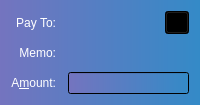
  <widget class="QFrame" name="SendCoins_UnauthenticatedPaymentRequest">
   <property name="palette">
    <palette>
     <active>
      <colorrole role="WindowText">
       <brush brushstyle="SolidPattern">
        <color alpha="255">
         <red>0</red>
         <green>0</green>
         <blue>0</blue>
        </color>
       </brush>
      </colorrole>
      <colorrole role="Button">
       <brush brushstyle="LinearGradientPattern">
        <gradient startx="0.000000000000000" starty="0.000000000000000" endx="1.000000000000000" endy="0.000000000000000" type="LinearGradient" spread="PadSpread" coordinatemode="ObjectBoundingMode">
         <gradientstop position="0.000000000000000">
          <color alpha="255">
           <red>116</red>
           <green>116</green>
           <blue>191</blue>
          </color>
         </gradientstop>
         <gradientstop position="1.000000000000000">
          <color alpha="255">
           <red>52</red>
           <green>138</green>
           <blue>199</blue>
          </color>
         </gradientstop>
        </gradient>
       </brush>
      </colorrole>
      <colorrole role="Light">
       <brush brushstyle="SolidPattern">
        <color alpha="255">
         <red>255</red>
         <green>255</green>
         <blue>255</blue>
        </color>
       </brush>
      </colorrole>
      <colorrole role="Midlight">
       <brush brushstyle="SolidPattern">
        <color alpha="255">
         <red>255</red>
         <green>255</green>
         <blue>191</blue>
        </color>
       </brush>
      </colorrole>
      <colorrole role="Dark">
       <brush brushstyle="SolidPattern">
        <color alpha="255">
         <red>127</red>
         <green>127</green>
         <blue>63</blue>
        </color>
       </brush>
      </colorrole>
      <colorrole role="Mid">
       <brush brushstyle="SolidPattern">
        <color alpha="255">
         <red>170</red>
         <green>170</green>
         <blue>84</blue>
        </color>
       </brush>
      </colorrole>
      <colorrole role="Text">
       <brush brushstyle="SolidPattern">
        <color alpha="255">
         <red>0</red>
         <green>0</green>
         <blue>0</blue>
        </color>
       </brush>
      </colorrole>
      <colorrole role="BrightText">
       <brush brushstyle="SolidPattern">
        <color alpha="255">
         <red>255</red>
         <green>255</green>
         <blue>255</blue>
        </color>
       </brush>
      </colorrole>
      <colorrole role="ButtonText">
       <brush brushstyle="SolidPattern">
        <color alpha="255">
         <red>0</red>
         <green>0</green>
         <blue>0</blue>
        </color>
       </brush>
      </colorrole>
      <colorrole role="Base">
       <brush brushstyle="LinearGradientPattern">
        <gradient startx="0.000000000000000" starty="0.000000000000000" endx="1.000000000000000" endy="0.000000000000000" type="LinearGradient" spread="PadSpread" coordinatemode="ObjectBoundingMode">
         <gradientstop position="0.000000000000000">
          <color alpha="255">
           <red>116</red>
           <green>116</green>
           <blue>191</blue>
          </color>
         </gradientstop>
         <gradientstop position="1.000000000000000">
          <color alpha="255">
           <red>52</red>
           <green>138</green>
           <blue>199</blue>
          </color>
         </gradientstop>
        </gradient>
       </brush>
      </colorrole>
      <colorrole role="Window">
       <brush brushstyle="LinearGradientPattern">
        <gradient startx="0.000000000000000" starty="0.000000000000000" endx="1.000000000000000" endy="0.000000000000000" type="LinearGradient" spread="PadSpread" coordinatemode="ObjectBoundingMode">
         <gradientstop position="0.000000000000000">
          <color alpha="255">
           <red>116</red>
           <green>116</green>
           <blue>191</blue>
          </color>
         </gradientstop>
         <gradientstop position="1.000000000000000">
          <color alpha="255">
           <red>52</red>
           <green>138</green>
           <blue>199</blue>
          </color>
         </gradientstop>
        </gradient>
       </brush>
      </colorrole>
      <colorrole role="Shadow">
       <brush brushstyle="SolidPattern">
        <color alpha="255">
         <red>0</red>
         <green>0</green>
         <blue>0</blue>
        </color>
       </brush>
      </colorrole>
      <colorrole role="AlternateBase">
       <brush brushstyle="SolidPattern">
        <color alpha="255">
         <red>255</red>
         <green>255</green>
         <blue>191</blue>
        </color>
       </brush>
      </colorrole>
      <colorrole role="ToolTipBase">
       <brush brushstyle="SolidPattern">
        <color alpha="255">
         <red>255</red>
         <green>255</green>
         <blue>220</blue>
        </color>
       </brush>
      </colorrole>
      <colorrole role="ToolTipText">
       <brush brushstyle="SolidPattern">
        <color alpha="255">
         <red>0</red>
         <green>0</green>
         <blue>0</blue>
        </color>
       </brush>
      </colorrole>
      <colorrole role="PlaceholderText">
       <brush brushstyle="NoBrush">
        <color alpha="128">
         <red>0</red>
         <green>0</green>
         <blue>0</blue>
        </color>
       </brush>
      </colorrole>
     </active>
     <inactive>
      <colorrole role="WindowText">
       <brush brushstyle="SolidPattern">
        <color alpha="255">
         <red>0</red>
         <green>0</green>
         <blue>0</blue>
        </color>
       </brush>
      </colorrole>
      <colorrole role="Button">
       <brush brushstyle="LinearGradientPattern">
        <gradient startx="0.000000000000000" starty="0.000000000000000" endx="1.000000000000000" endy="0.000000000000000" type="LinearGradient" spread="PadSpread" coordinatemode="ObjectBoundingMode">
         <gradientstop position="0.000000000000000">
          <color alpha="255">
           <red>116</red>
           <green>116</green>
           <blue>191</blue>
          </color>
         </gradientstop>
         <gradientstop position="1.000000000000000">
          <color alpha="255">
           <red>52</red>
           <green>138</green>
           <blue>199</blue>
          </color>
         </gradientstop>
        </gradient>
       </brush>
      </colorrole>
      <colorrole role="Light">
       <brush brushstyle="SolidPattern">
        <color alpha="255">
         <red>255</red>
         <green>255</green>
         <blue>255</blue>
        </color>
       </brush>
      </colorrole>
      <colorrole role="Midlight">
       <brush brushstyle="SolidPattern">
        <color alpha="255">
         <red>255</red>
         <green>255</green>
         <blue>191</blue>
        </color>
       </brush>
      </colorrole>
      <colorrole role="Dark">
       <brush brushstyle="SolidPattern">
        <color alpha="255">
         <red>127</red>
         <green>127</green>
         <blue>63</blue>
        </color>
       </brush>
      </colorrole>
      <colorrole role="Mid">
       <brush brushstyle="SolidPattern">
        <color alpha="255">
         <red>170</red>
         <green>170</green>
         <blue>84</blue>
        </color>
       </brush>
      </colorrole>
      <colorrole role="Text">
       <brush brushstyle="SolidPattern">
        <color alpha="255">
         <red>0</red>
         <green>0</green>
         <blue>0</blue>
        </color>
       </brush>
      </colorrole>
      <colorrole role="BrightText">
       <brush brushstyle="SolidPattern">
        <color alpha="255">
         <red>255</red>
         <green>255</green>
         <blue>255</blue>
        </color>
       </brush>
      </colorrole>
      <colorrole role="ButtonText">
       <brush brushstyle="SolidPattern">
        <color alpha="255">
         <red>0</red>
         <green>0</green>
         <blue>0</blue>
        </color>
       </brush>
      </colorrole>
      <colorrole role="Base">
       <brush brushstyle="LinearGradientPattern">
        <gradient startx="0.000000000000000" starty="0.000000000000000" endx="1.000000000000000" endy="0.000000000000000" type="LinearGradient" spread="PadSpread" coordinatemode="ObjectBoundingMode">
         <gradientstop position="0.000000000000000">
          <color alpha="255">
           <red>116</red>
           <green>116</green>
           <blue>191</blue>
          </color>
         </gradientstop>
         <gradientstop position="1.000000000000000">
          <color alpha="255">
           <red>52</red>
           <green>138</green>
           <blue>199</blue>
          </color>
         </gradientstop>
        </gradient>
       </brush>
      </colorrole>
      <colorrole role="Window">
       <brush brushstyle="LinearGradientPattern">
        <gradient startx="0.000000000000000" starty="0.000000000000000" endx="1.000000000000000" endy="0.000000000000000" type="LinearGradient" spread="PadSpread" coordinatemode="ObjectBoundingMode">
         <gradientstop position="0.000000000000000">
          <color alpha="255">
           <red>116</red>
           <green>116</green>
           <blue>191</blue>
          </color>
         </gradientstop>
         <gradientstop position="1.000000000000000">
          <color alpha="255">
           <red>52</red>
           <green>138</green>
           <blue>199</blue>
          </color>
         </gradientstop>
        </gradient>
       </brush>
      </colorrole>
      <colorrole role="Shadow">
       <brush brushstyle="SolidPattern">
        <color alpha="255">
         <red>0</red>
         <green>0</green>
         <blue>0</blue>
        </color>
       </brush>
      </colorrole>
      <colorrole role="AlternateBase">
       <brush brushstyle="SolidPattern">
        <color alpha="255">
         <red>255</red>
         <green>255</green>
         <blue>191</blue>
        </color>
       </brush>
      </colorrole>
      <colorrole role="ToolTipBase">
       <brush brushstyle="SolidPattern">
        <color alpha="255">
         <red>255</red>
         <green>255</green>
         <blue>220</blue>
        </color>
       </brush>
      </colorrole>
      <colorrole role="ToolTipText">
       <brush brushstyle="SolidPattern">
        <color alpha="255">
         <red>0</red>
         <green>0</green>
         <blue>0</blue>
        </color>
       </brush>
      </colorrole>
      <colorrole role="PlaceholderText">
       <brush brushstyle="NoBrush">
        <color alpha="128">
         <red>0</red>
         <green>0</green>
         <blue>0</blue>
        </color>
       </brush>
      </colorrole>
     </inactive>
     <disabled>
      <colorrole role="WindowText">
       <brush brushstyle="SolidPattern">
        <color alpha="255">
         <red>127</red>
         <green>127</green>
         <blue>63</blue>
        </color>
       </brush>
      </colorrole>
      <colorrole role="Button">
       <brush brushstyle="LinearGradientPattern">
        <gradient startx="0.000000000000000" starty="0.000000000000000" endx="1.000000000000000" endy="0.000000000000000" type="LinearGradient" spread="PadSpread" coordinatemode="ObjectBoundingMode">
         <gradientstop position="0.000000000000000">
          <color alpha="255">
           <red>116</red>
           <green>116</green>
           <blue>191</blue>
          </color>
         </gradientstop>
         <gradientstop position="1.000000000000000">
          <color alpha="255">
           <red>52</red>
           <green>138</green>
           <blue>199</blue>
          </color>
         </gradientstop>
        </gradient>
       </brush>
      </colorrole>
      <colorrole role="Light">
       <brush brushstyle="SolidPattern">
        <color alpha="255">
         <red>255</red>
         <green>255</green>
         <blue>255</blue>
        </color>
       </brush>
      </colorrole>
      <colorrole role="Midlight">
       <brush brushstyle="SolidPattern">
        <color alpha="255">
         <red>255</red>
         <green>255</green>
         <blue>191</blue>
        </color>
       </brush>
      </colorrole>
      <colorrole role="Dark">
       <brush brushstyle="SolidPattern">
        <color alpha="255">
         <red>127</red>
         <green>127</green>
         <blue>63</blue>
        </color>
       </brush>
      </colorrole>
      <colorrole role="Mid">
       <brush brushstyle="SolidPattern">
        <color alpha="255">
         <red>170</red>
         <green>170</green>
         <blue>84</blue>
        </color>
       </brush>
      </colorrole>
      <colorrole role="Text">
       <brush brushstyle="SolidPattern">
        <color alpha="255">
         <red>127</red>
         <green>127</green>
         <blue>63</blue>
        </color>
       </brush>
      </colorrole>
      <colorrole role="BrightText">
       <brush brushstyle="SolidPattern">
        <color alpha="255">
         <red>255</red>
         <green>255</green>
         <blue>255</blue>
        </color>
       </brush>
      </colorrole>
      <colorrole role="ButtonText">
       <brush brushstyle="SolidPattern">
        <color alpha="255">
         <red>127</red>
         <green>127</green>
         <blue>63</blue>
        </color>
       </brush>
      </colorrole>
      <colorrole role="Base">
       <brush brushstyle="LinearGradientPattern">
        <gradient startx="0.000000000000000" starty="0.000000000000000" endx="1.000000000000000" endy="0.000000000000000" type="LinearGradient" spread="PadSpread" coordinatemode="ObjectBoundingMode">
         <gradientstop position="0.000000000000000">
          <color alpha="255">
           <red>116</red>
           <green>116</green>
           <blue>191</blue>
          </color>
         </gradientstop>
         <gradientstop position="1.000000000000000">
          <color alpha="255">
           <red>52</red>
           <green>138</green>
           <blue>199</blue>
          </color>
         </gradientstop>
        </gradient>
       </brush>
      </colorrole>
      <colorrole role="Window">
       <brush brushstyle="LinearGradientPattern">
        <gradient startx="0.000000000000000" starty="0.000000000000000" endx="1.000000000000000" endy="0.000000000000000" type="LinearGradient" spread="PadSpread" coordinatemode="ObjectBoundingMode">
         <gradientstop position="0.000000000000000">
          <color alpha="255">
           <red>116</red>
           <green>116</green>
           <blue>191</blue>
          </color>
         </gradientstop>
         <gradientstop position="1.000000000000000">
          <color alpha="255">
           <red>52</red>
           <green>138</green>
           <blue>199</blue>
          </color>
         </gradientstop>
        </gradient>
       </brush>
      </colorrole>
      <colorrole role="Shadow">
       <brush brushstyle="SolidPattern">
        <color alpha="255">
         <red>0</red>
         <green>0</green>
         <blue>0</blue>
        </color>
       </brush>
      </colorrole>
      <colorrole role="AlternateBase">
       <brush brushstyle="SolidPattern">
        <color alpha="255">
         <red>255</red>
         <green>255</green>
         <blue>127</blue>
        </color>
       </brush>
      </colorrole>
      <colorrole role="ToolTipBase">
       <brush brushstyle="SolidPattern">
        <color alpha="255">
         <red>255</red>
         <green>255</green>
         <blue>220</blue>
        </color>
       </brush>
      </colorrole>
      <colorrole role="ToolTipText">
       <brush brushstyle="SolidPattern">
        <color alpha="255">
         <red>0</red>
         <green>0</green>
         <blue>0</blue>
        </color>
       </brush>
      </colorrole>
      <colorrole role="PlaceholderText">
       <brush brushstyle="NoBrush">
        <color alpha="128">
         <red>0</red>
         <green>0</green>
         <blue>0</blue>
        </color>
       </brush>
      </colorrole>
     </disabled>
    </palette>
   </property>
   <property name="toolTip">
    <string>This is an unauthenticated payment request.</string>
   </property>
   <property name="autoFillBackground">
    <bool>false</bool>
   </property>
   <property name="frameShape">
    <enum>QFrame::NoFrame</enum>
   </property>
   <layout class="QGridLayout" name="gridLayout_is">
    <property name="spacing">
     <number>12</number>
    </property>
    <item row="0" column="0">
     <widget class="QLabel" name="payToLabel_is">
      <property name="styleSheet">
       <string notr="true">color: rgb(255, 255, 255);
</string>
      </property>
      <property name="text">
       <string>Pay To:</string>
      </property>
      <property name="alignment">
       <set>Qt::AlignRight|Qt::AlignTrailing|Qt::AlignVCenter</set>
      </property>
     </widget>
    </item>
    <item row="0" column="1">
     <layout class="QHBoxLayout" name="payToLayout_is">
      <property name="spacing">
       <number>0</number>
      </property>
      <item>
       <widget class="QLabel" name="payTo_is"/>
      </item>
      <item>
       <widget class="QToolButton" name="deleteButton_is">
        <property name="toolTip">
         <string>Remove this entry</string>
        </property>
        <property name="text">
         <string/>
        </property>
        <property name="icon">
         <iconset resource="../bitcoin.qrc">
          <normaloff>:/icons/remove</normaloff>:/icons/remove</iconset>
        </property>
       </widget>
      </item>
     </layout>
    </item>
    <item row="1" column="0">
     <widget class="QLabel" name="memoLabel_is">
      <property name="styleSheet">
       <string notr="true">color: rgb(255, 255, 255);
</string>
      </property>
      <property name="text">
       <string>Memo:</string>
      </property>
      <property name="alignment">
       <set>Qt::AlignRight|Qt::AlignTrailing|Qt::AlignVCenter</set>
      </property>
     </widget>
    </item>
    <item row="1" column="1">
     <widget class="QLabel" name="memoTextLabel_is">
      <property name="textFormat">
       <enum>Qt::PlainText</enum>
      </property>
     </widget>
    </item>
    <item row="2" column="0">
     <widget class="QLabel" name="amountLabel_is">
      <property name="styleSheet">
       <string notr="true">color: rgb(255, 255, 255);
</string>
      </property>
      <property name="text">
       <string>A&amp;mount:</string>
      </property>
      <property name="alignment">
       <set>Qt::AlignRight|Qt::AlignTrailing|Qt::AlignVCenter</set>
      </property>
      <property name="buddy">
       <cstring>payAmount_is</cstring>
      </property>
     </widget>
    </item>
    <item row="2" column="1">
     <widget class="BitcoinAmountField" name="payAmount_is">
      <property name="acceptDrops">
       <bool>false</bool>
      </property>
     </widget>
    </item>
   </layout>
  </widget>
